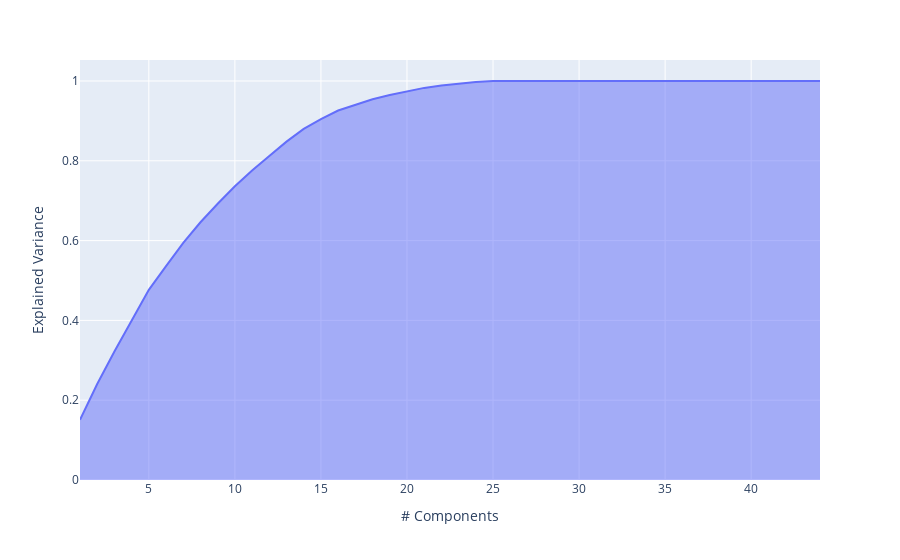

The notebook cell saved with this chart:
### Code cell
exp_var_cumul = np.cumsum(pca.explained_variance_ratio_)

px.area(
    x=range(1, exp_var_cumul.shape[0] + 1),
    y=exp_var_cumul,
    labels={"x": "# Components", "y": "Explained Variance"}
)

### Figure 1 — Plotly figure (JSON) as saved in the notebook; plotly's stock layout.template omitted (floating-point values rounded to 4 significant figures)
{"data": [{"fillpattern": {"shape": ""}, "hovertemplate": "# Components=%{x}<br>Explained Variance=%{y}<extra></extra>", "legendgroup": "", "line": {"color": "#636efa"}, "marker": {"symbol": "circle"}, "mode": "lines", "name": "", "orientation": "v", "showlegend": false, "stackgroup": "1", "type": "scatter", "x": [1, 2, 3, 4, 5, 6, 7, 8, 9, 10, 11, 12, 13, 14, 15, 16, 17, 18, 19, 20, 21, 22, 23, 24, 25, 26, 27, 28, 29, 30, 31, 32, 33, 34, 35, 36, 37, 38, 39, 40, 41, 42, 43, 44], "xaxis": "x", "y": [0.1509, 0.2405, 0.3219, 0.4001, 0.4766, 0.5359, 0.5941, 0.646, 0.6924, 0.736, 0.7755, 0.8122, 0.848, 0.88, 0.9047, 0.926, 0.9406, 0.9543, 0.9651, 0.9745, 0.9827, 0.9888, 0.9939, 0.9977, 0.9999, 1.0, 1.0, 1.0, 1.0, 1.0, 1.0, 1.0, 1.0, 1.0, 1.0, 1.0, 1.0, 1.0, 1.0, 1.0, 1.0, 1.0, 1.0, 1.0], "yaxis": "y"}], "layout": {"legend": {"tracegroupgap": 0}, "margin": {"t": 60}, "xaxis": {"anchor": "y", "domain": [0, 1], "title": {"text": "# Components"}}, "yaxis": {"anchor": "x", "domain": [0, 1], "title": {"text": "Explained Variance"}}}}
